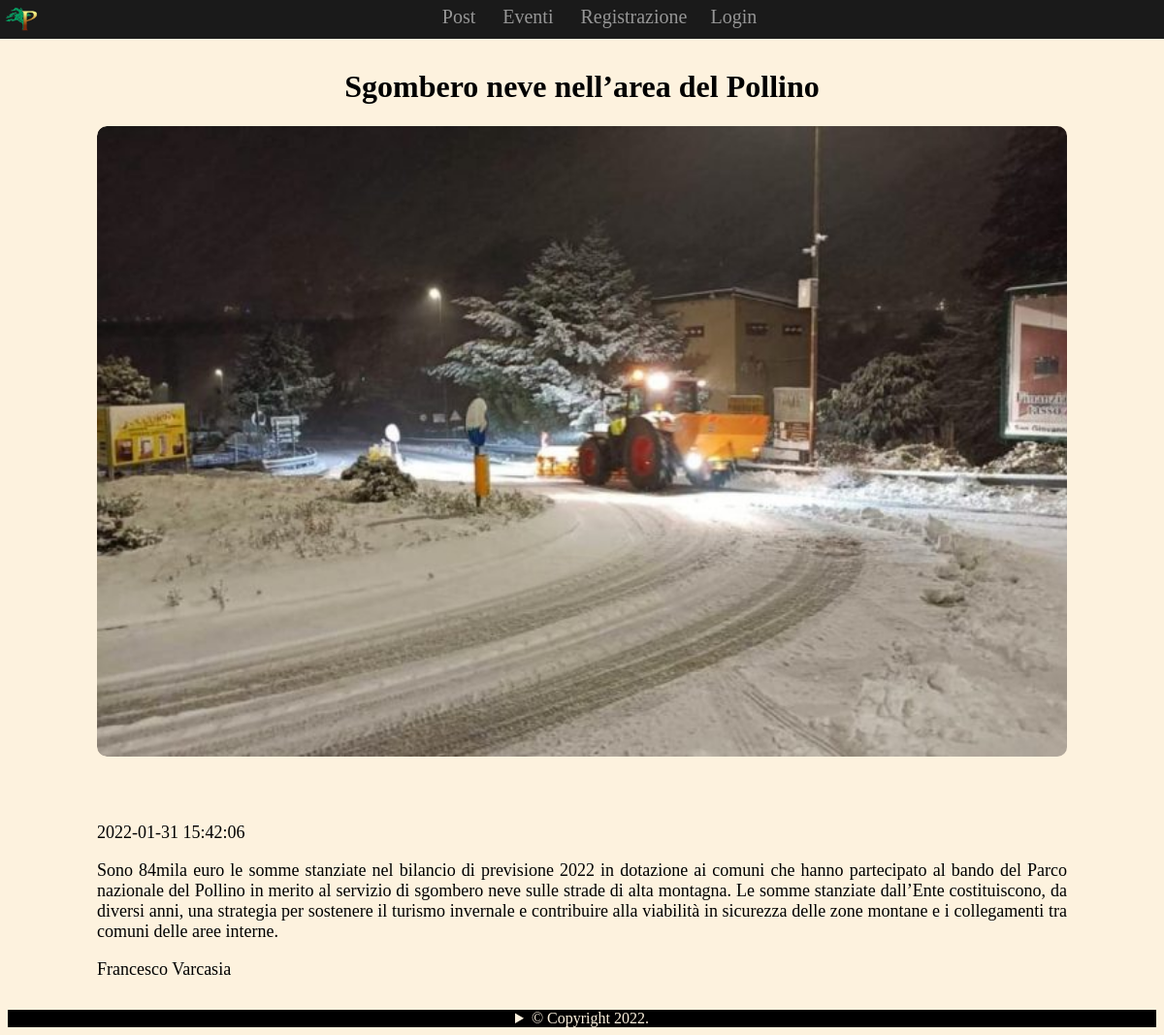
Page /php/visualizza_articolo.php?id-articolo=8 on the committed database.
### tables this page shows
CREATE TABLE `articoli` (
  `idarticoli` int(11) NOT NULL AUTO_INCREMENT,
  `titolo` varchar(100) DEFAULT NULL,
  `testo_articolo` longtext,
  `data_articolo` datetime DEFAULT NULL,
  `scrittore` varchar(45) DEFAULT NULL,
  `img_path_articolo` varchar(100) DEFAULT NULL,
  `valido` int(11) NOT NULL DEFAULT '0',
  PRIMARY KEY (`idarticoli`)
);

CREATE TABLE `utenti` (
  `id` int(11) NOT NULL AUTO_INCREMENT,
  `username` varchar(50) NOT NULL,
  `password` varchar(255) NOT NULL,
  `email` varchar(45) NOT NULL,
  `guida` int(11) NOT NULL,
  `nome` varchar(45) NOT NULL,
  `cognome` varchar(45) NOT NULL,
  `admin` int(10) unsigned zerofill NOT NULL DEFAULT '0000000000',
  `imgPath` varchar(100) DEFAULT NULL,
  `data_nascita` date NOT NULL,
  PRIMARY KEY (`id`),
  UNIQUE KEY `username_UNIQUE` (`username`)
);

### php/visualizza_articolo.php (the view, shortened to what this page needs)
<!DOCTYPE html>
<html lang="it">
    <head>
    <link href="../css/stile.css" rel="stylesheet" type="text/css">
    </head>
    <?php
        include './connection.php';
        $personale = "Login";
        $link = "login.php";
    ?>
    <body>
        <aside class="menu">
            <nav>
                <a href="../index.php"><img src="../foto/Logo_ParcoPollino2.png" alt="Logo"></a>
                <a href="./post.php">Post</a>
                <a href="./eventi.php">Eventi</a>
                <?php
                    if ($personale == "Login")
                        print('<a href="register.php">Registrazione</a>');
                    print('<a href="' . $link .'">' . $personale . '</a>');
                ?>
            </nav>
        </aside>
        <?php
            $query = '
                SELECT *
                FROM articoli INNER JOIN utenti ON username = scrittore
                WHERE idarticoli = '.$_GET['id-articolo'].'
            ';
            $result = $dbCon->query($query) or trigger_error($dbCon->error."[$query]");
            $row = $result->fetch_array();
            print('
                    <div class="titolo-post">
                        <h1>
                            '.$row['titolo'].'
                        </h1>
                    </div>
                ');
            $immagini = '';
            $i=0;
            if($row['img_path_articolo'] != null)
            {
                $dir = '../foto/articoli/'.$row['idarticoli'].'/';
                $handler = opendir($dir);
                if (false !== $handler)
                {
                    while ($fileName = readdir($handler))
                    {
                        if ($fileName != '.' && $fileName != '..')
                        {
                            $immagini = '<img src="'.$dir.$fileName.'" alt="Immagine '.$i.'" style="height:100%" class="img-slider"> ';
                        }
                    }
                }
            }
            print('
                    <div class="foto-articolo">
                            '.$immagini.'
                    </div>
                    <article class="testo-articolo">
                        <p class="data-articolo">'.$row['data_articolo'].'</p>
                        '.$row['testo_articolo'].'
                        <p class="scrittore-articolo">'.$row['nome'].' '.$row['cognome'].'</p>
                    </article>
            ');
        ?>
    <br><br><br><br><br><br>
    <footer>
        <details>
            <summary>&copy; Copyright 2022.</summary>
        </details>
    </footer>
    </body>
</html>

### css/stile.css (style rules this page uses)
body { background-color: rgb(253, 242, 222); font-family: Calibri; }
.menu { width: 100%; height: 40px; position: fixed; top: 0px; left: 0px; background: rgb(26, 26, 26); text-align: center; z-index: 1; }
.menu img { height: 30px; position: absolute; top: 2px; left: 2px; }
.menu a { padding: 6px 8px 6px 16px; text-decoration: none; font-size: 20px; color: rgb(150, 150, 150); display: inline-block; }
footer { margin-top: 5px; background-color: black; color: rgb(253, 242, 222); text-align: center; }
.titolo-post { text-align: center; position: relative; top: 50px; }
img.img-slider { position: absolute; margin: auto; top: 0; left: 0; right: 0; bottom: 0; }
.foto-articolo { width: 1000px; height: 650px; margin-left: auto; margin-right: auto; overflow: hidden; text-align: center; border-radius: 10px 10px 10px 10px; position: relative; top: 50px; }
.foto-articolo img { height: 100%; position: absolute; top: 0; bottom: 0; left: 0; right: 0; margin: auto; border-radius: 10px 10px 10px 10px; }
.testo-articolo { width: 1000px; margin-left: auto; margin-right: auto; text-align: justify; font-size: 18px; position: relative; top: 100px; }

### rows in the picture
articoli: titolo "Sgombero neve nell’area del Pollino", data_articolo "2022-01-31 15:42:06", testo_articolo "Sono 84mila euro le somme stanziate nel bilancio di previsione 2022 in dotazione ai comuni che hanno partecipato al bando del Parco nazionale del Pollino in merito al servizio di sgombero neve sulle strade di alta montagna. Le somme stanziate dall’Ente costituiscono, da diversi anni, una strategia per sostenere il turismo invernale e contribuire alla viabilità in sicurezza delle zone montane e i collegamenti tra comuni delle aree interne.", utenti.nome "Francesco", utenti.cognome "Varcasia"

### other values in the picture
$personale "Login"
